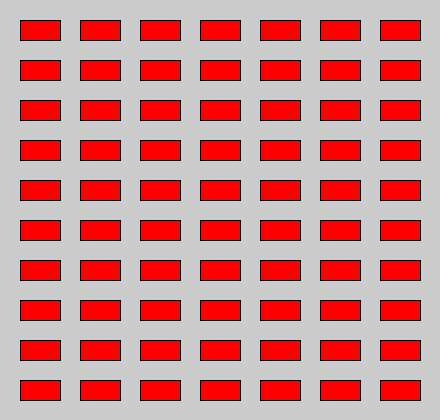
Frame 1 (no input)
Frame 60 (the mouse pressed at the canvas centre just before this capture): identical to frame 1, image omitted
Frame 120 (the mouse held since frame 60 and released just before this capture): identical to frame 1, image omitted

The Processing sketch that drew this single still picture (run headless with seeded random() and noise(); from frame 60 on, the mouse is pressed at the canvas centre):

// Processing sketch: ejercicio20
// ── ejercicio20.pde
int anchoRect, altoRect;
PVector posicion;

void setup(){
  anchoRect = 40;
  altoRect = 20;
  posicion = new PVector(20,20);
  size(440, 420);
}

void draw(){
  dibRect();
}

void dibRect(){
  for(float y = posicion.y; y<height; y+=40){
    for(float x = posicion.x; x<=width; x+=60){
      fill(255, 0 ,0);
      rect(x, y, 40, 20);
    }
  }
}
